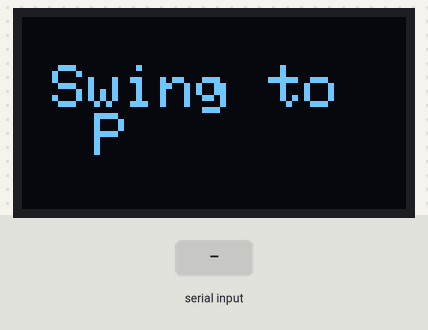
This sketch was run on a simulated Arduino Uno, built with avr-gcc and run on an emulated ATmega328P. Parts: 128×64 one-colour display. Inputs (shaded band) come from the test bench.

Above: at 1.27 s.
1.3 s: "X" received over Serial
At 1.37 s:
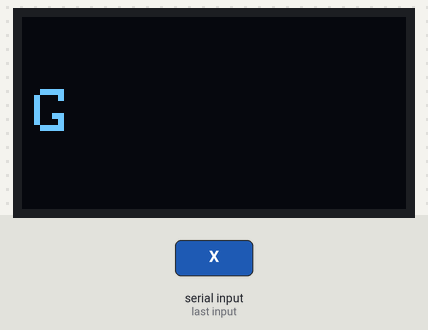
At 2.9 s:
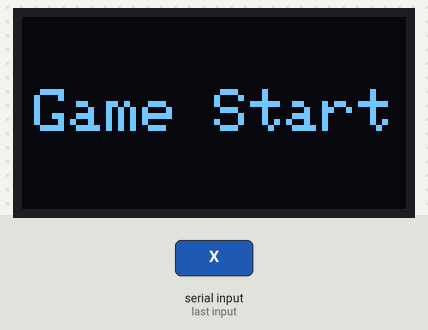
3.1 s: "X" received over Serial
At 3.65 s:
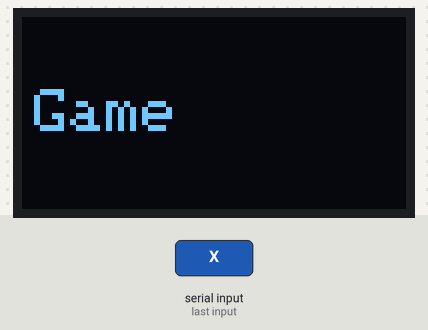
Timing chart, 0 to 6.1 s (numbered marks = the images above; inputs shaded):
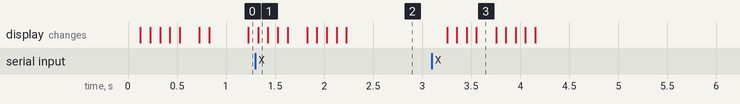

The sketch:

DisplayDrawStart.ino
```cpp
#include <SPI.h>
#include <Wire.h>
#include <Adafruit_GFX.h>
#include <Adafruit_SSD1306.h>

#define SCREEN_WIDTH 128 // OLED display width, in pixels
#define SCREEN_HEIGHT 64 // OLED display height, in pixels

// Declaration for SSD1306 display connected using software SPI (default case):
#define OLED_MOSI   11 // MOSI pin
#define OLED_CLK    13 // SCK (Serial Clock) pin
#define OLED_DC     10 // Arbitrary Digital
#define OLED_CS     8 // Arbitrary Digital
#define OLED_RESET  0  // We're not even using.
Adafruit_SSD1306 display(SCREEN_WIDTH, SCREEN_HEIGHT, OLED_MOSI, OLED_CLK, OLED_DC, OLED_RESET, OLED_CS);

#define NUMFLAKES     10 // Number of snowflakes in the animation example
#define LOGO_HEIGHT   16
#define LOGO_WIDTH    16

#define TEXT_PRINT_DELAY 100

unsigned long drawChar_StMs = 0;
uint8_t charIndex = 0;
String currentStr = "";
bool gameStarted = false;
bool displayGameStart = false;

void setup() {
  Serial.begin(9600);

  // SSD1306_SWITCHCAPVCC = generate display voltage from 3.3V internally
  if (!display.begin(SSD1306_SWITCHCAPVCC)) {
    Serial.println(F("SSD1306 allocation failed"));
    for (;;); // Don't proceed, loop forever
  }
  display.clearDisplay();
  display.setTextSize(1);      // Normal 1:1 pixel scale
  display.setTextColor(SSD1306_WHITE); // Draw white text
}

void writeText(String str) {
  if (charIndex == 0) {
    display.clearDisplay();
    centerText(display, str);
  }
  unsigned long currentMillis = millis();
  if (currentMillis - drawChar_StMs >= TEXT_PRINT_DELAY) {
    drawChar_StMs = currentMillis;
    if (charIndex < str.length()) {
      display.write(str[charIndex]);
      display.display();
      charIndex++;
    }
  }
  if (charIndex >= str.length()) {
    delay(1000);
    charIndex = 0;
    displayGameStart = false; // Reset the displayGameStart flag after the text is fully displayed
  }
}

void centerText(Adafruit_SSD1306 &display, String str) { // Access display object by address to modify
  int16_t x = 0, y = 0;
  int16_t x1, y1;
  uint16_t w, h;
  display.getTextBounds(str, x, y, &x1, &y1, &w, &h);
  display.setCursor(x + SCREEN_WIDTH / 2 - w / 2, y + SCREEN_HEIGHT / 2 - h / 2);
}

void startIdleLoop() {
  if (!gameStarted && !displayGameStart) {
    display.setTextSize(2);
    currentStr = "Swing to\n  Play...";
    writeText(currentStr);
  }
}

void loop() {
  if (Serial.available() > 0) {
    char received = Serial.read();
    if (received == 'X') {
      gameStarted = true;
      displayGameStart = true;
      charIndex = 0; // Reset charIndex to start displaying "Game Start" from the beginning
    }
  }

  if (displayGameStart) {
    writeText("Game Start");
  } else {
    startIdleLoop();
  }
}
```

Measured:
- after the input at 1.3 s, the display: changes at once (image 1)
- after the input at 3.1 s, the display: first changes after 0.15 s (image 3 shows a later state)
